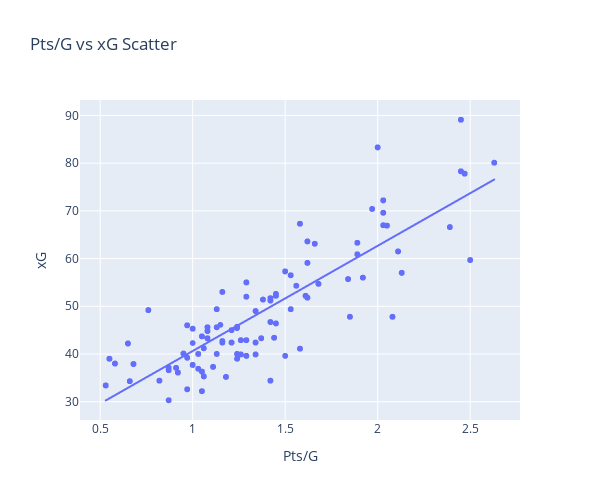

Here is the notebook cell this chart was saved with:
### Code cell
# Plot the scatter of the relationshop between points per game vs expected goals
fig = px.scatter(x=clean_data_df['Pts/G'], y= clean_data_df['xG'],width=600,height=500,trendline='ols',title='Pts/G vs xG Scatter')
fig.update_layout(xaxis_title='Pts/G', yaxis_title='xG')

### Figure 1 — Plotly figure (JSON) as saved in the notebook; plotly's stock layout.template omitted (floating-point values rounded to 4 significant figures; data arrays with more than 128 entries replaced by an {"elided": "..."} marker saying what was removed)
{"data": [{"hovertemplate": "x=%{x}<br>y=%{y}<extra></extra>", "legendgroup": "", "marker": {"color": "#636efa", "symbol": "circle"}, "mode": "markers", "name": "", "showlegend": false, "type": "scattergl", "x": {"elided": "2232 float values"}, "xaxis": "x", "y": {"elided": "2232 float values"}, "yaxis": "y"}, {"hovertemplate": "<b>OLS trendline</b><br>y = 22.0525 * x + 18.5707<br>R<sup>2</sup>=0.720405<br><br>x=%{x}<br>y=%{y} <b>(trend)</b><extra></extra>", "legendgroup": "", "marker": {"color": "#636efa", "symbol": "circle"}, "mode": "lines", "name": "", "showlegend": false, "type": "scattergl", "x": {"elided": "2232 float values"}, "xaxis": "x", "y": {"elided": "2232 float values"}, "yaxis": "y"}], "layout": {"height": 500, "legend": {"tracegroupgap": 0}, "title": {"text": "Pts/G vs xG Scatter"}, "width": 600, "xaxis": {"anchor": "y", "domain": [0, 1], "title": {"text": "Pts/G"}}, "yaxis": {"anchor": "x", "domain": [0, 1], "title": {"text": "xG"}}}}
